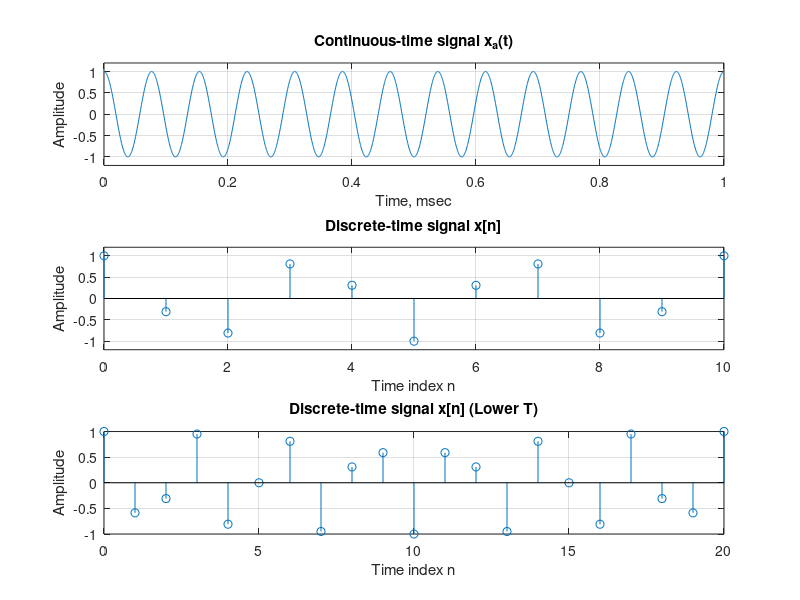
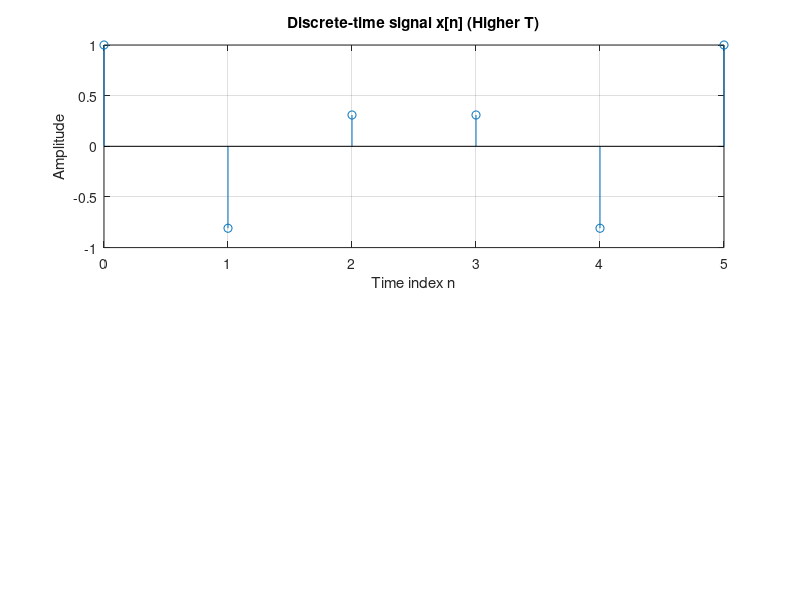

The MATLAB source for these figures, in order:
% Program P9_1
% Illustration of the Sampling Process in the Time Domain
clf;
t = 0:0.0005:1;
f = 13; % frequency
xa = cos(2*pi*f*t);
subplot(3,1,1)
plot(t,xa);grid
xlabel('Time, msec');ylabel('Amplitude');
title('Continuous-time signal x_{a}(t)');
axis([0 1 -1.2 1.2])

subplot(3,1,2);
T = 0.1; % sampling period
n = 0:T:1;
xs = cos(2*pi*f*n);
k = 0:length(n)-1;
stem(k,xs); grid
xlabel('Time index n');ylabel('Amplitude');
title('Discrete-time signal x[n]');
axis([0 (length(n)-1) -1.2 1.2])

%lower sampling
subplot(3,1,3);
T_lower = 0.05; %lower sampling period
n_lower = 0:T_lower:1;
xs_lower = cos(2*pi*f*n_lower);
k_lower = 0:length(n_lower)-1;
stem(k_lower, xs_lower); grid
xlabel('Time index n');ylabel('Amplitude');
title('Discrete-time signal x[n] (Lower T)');

%Higher sampling period
figure;
subplot(2,1,1);
T_higher = 0.2; % higher sampling period
n_higher = 0:T_higher:1;
xs_higher = cos(2*pi*f*n_higher);
k_higher = 0:length(n_higher)-1; 
stem(k_higher, xs_higher); grid; 
xlabel('Time index n');
ylabel('Amplitude');
title('Discrete-time signal x[n] (Higher T)');
